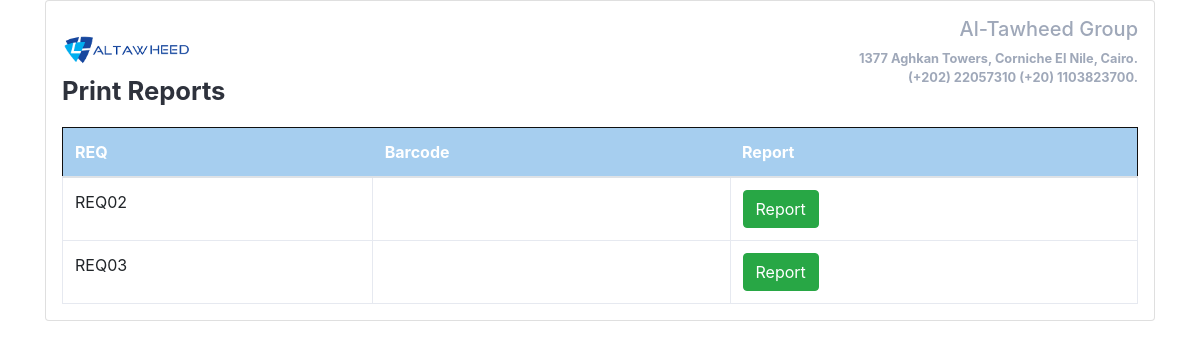
The app's page /report/, older data.
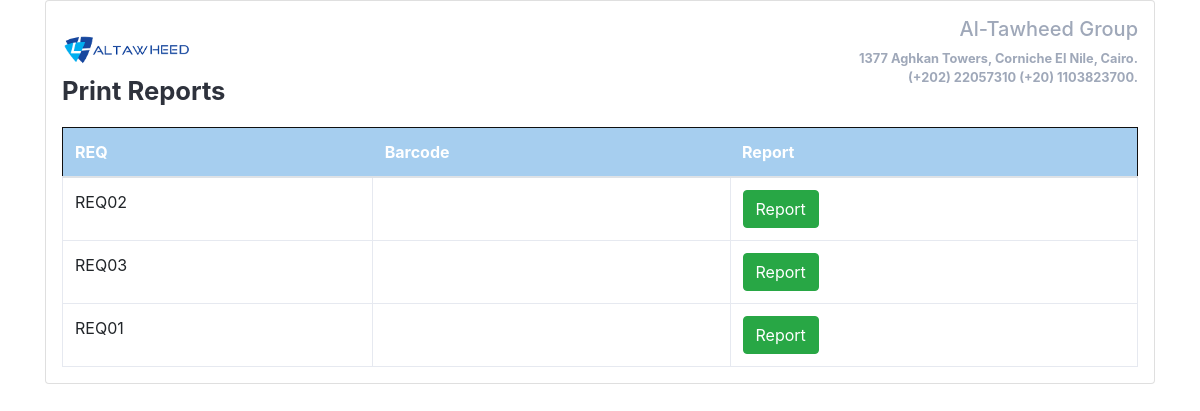
The same page, newer data.
### Technical/models.py (models this page shows, shortened)
class Report(models.Model):
    request=models.ForeignKey(Request, on_delete=models.SET_NULL,null=True,blank=True,verbose_name=_('Request'),related_name='request_Report')
    product=models.ForeignKey(Product, on_delete=models.SET_NULL,null=True,blank=True,verbose_name=_('Product'),related_name='Report_Product')
    complain=models.TextField(_("Complain"),max_length=500)
    Report=models.TextField(_("Report"),max_length=500)
    advice=models.TextField(_("Advice"), max_length=500)
    note=models.CharField(_("Note"), max_length=50)

class Request(models.Model):
    status=models.CharField(_("Req_Status"), max_length=50,choices=ORDER_STATUS,default=ORDER_STATUS[0])
    client=models.CharField(_("client_kind"), max_length=50,choices=CLIENT_kind,default=ORDER_STATUS[0])
    End_User = models.ForeignKey(End_User, on_delete=models.SET_NULL,null=True,blank=True,verbose_name=_('Client_Name'),related_name='Request_client')
    Vendor = models.ForeignKey(Vendor, on_delete=models.PROTECT,verbose_name=_('Vendor'),related_name='Request_Vendor')
    received_date=models.DateField(_("Received_Date"),default=timezone.now)
    note=models.CharField(_("Note"), max_length=50,default='No_Note')
    def __str__(self):
        return f"REQ0{str(self.id)}"

### Technical/views.py (the view)
# urls.py: path('report/', views.report,name='report'),
def report(request):
    requests=Report.objects.all()
    context={"objects":requests,}
    return render(request, "report.html",context)

### Technical/templates/report.html (shortened to what this page needs)
{% load static %}
<!DOCTYPE html>
<html lang="en, id"  >
  <head>
    <link rel="stylesheet" href="{% static 'css/Technical_Report.css' %}">
    <link rel="stylesheet" href="https://cdn.jsdelivr.net/npm/bootstrap@4.5.3/dist/css/bootstrap.min.css">
  </head>
  <body >
    <div class="container">
      <div class="row gutters">
          <div class="col-xl-12 col-lg-12 col-md-12 col-sm-12 col-12">
            <div class="card">
              <div class="card-body p-0">
                <div class="invoice-container">
                  <div class="invoice-header">
                    <div class="row gutters">
                      <div class="col-xl-6 col-lg-6 col-md-6 col-sm-6">
                        <a href="#" class="invoice-logo">
                          <img src="/static/logo.png" data-holder-rendered="true" /><br>
                          Print Reports
                        </a>
                      </div>
                      <div class="col-lg-6 col-md-6 col-sm-6">
                        <address class="text-right" style="font-weight: bold;">
                          <h5>Al-Tawheed Group</h5>
                          1377 Aghkan Towers, Corniche El Nile, Cairo.<br>
                          (+202) 22057310 (+20) 1103823700.<br>
                        </address>
                      </div>
                    </div>
                  <div class="invoice-body">
                    <div class="row gutters">
                      <div class="col-lg-12 col-md-12 col-sm-12">
                        <div class="table-responsive">
                          <table class="table custom-table m-0">
                            <thead>
                              <tr>
                                <th>REQ</th>
                                <th>Barcode</th>
                                <th>Report</th>
                              </tr>
                            </thead>
                            <tbody>
                              {% for item in objects %}
                              <tr>
                                <td>{{item.request}}</td>
                                <td>{{item.product.barcode}}</td>
                                <td><a href="{% url 'technical' item.id %}"><button type="button" class="btn btn-success">Report</button></a></td>
                              </tr>
                              {% endfor %}
                            </tbody>
                          </table>
                        </div>
                      </div>
                    </div>
                  </div>
                </div>
              </div>
            </div>
          </div>
        </div>
      </div>
  </body>
</html>

Row changes from the older to the newer data that the page shows:
added Report: request "REQ01"
